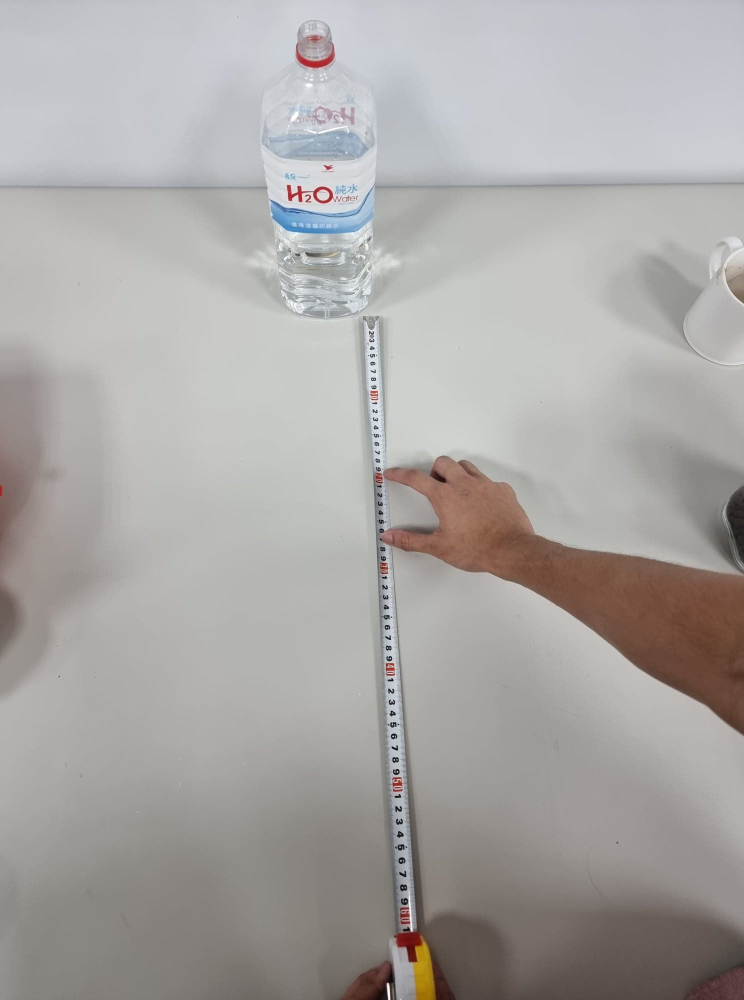
#> input picture infographics/285054392_1068617227060311_2816996676544113445_n.jpg, 1488 x 2000 px, given in place of none.jpg, which was not available (shown at 1/2 size)
$ python Histogram.py
#> lines starting #> are read from the running program, lines starting #| are printed output that depends on the picture; pictures that were not available may be replaced by others from this repository, and a replacement may not be noted
import cv2
import matplotlib.pyplot as plt
import numpy as np


name = "none"

image = cv2.imread("./{}.jpg".format(name))
#> image is the input picture: shape (2000, 1488, 3); mean B, G, R 164.8, 167, 170
image =cv2.resize(image,(400,400))
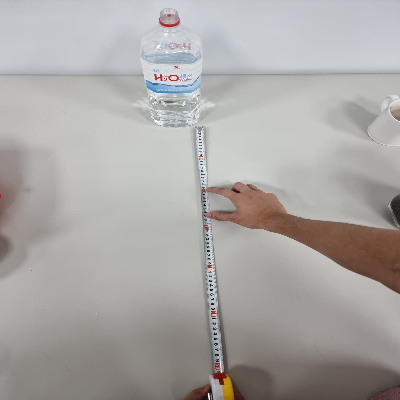
#> image: shape (400, 400, 3); mean B, G, R 164.8, 167, 170
image = cv2.blur(image,(5,5))


copy = image.copy()
histogram = cv2.cvtColor(copy,cv2.COLOR_BGR2HSV)
#> histogram: shape (400, 400, 3); mean H, S, V 42.3, 16.4, 172.2
copy = np.array(histogram)

print(copy.shape)
#| (400, 400, 3)
hue,saturation,value = copy[:,:,0],copy[:,:,1],copy[:,:,2]
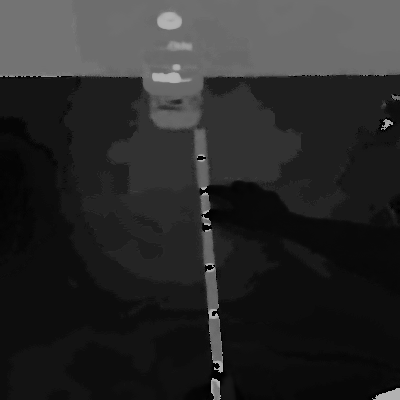
#> hue: shape (400, 400); min 0, max 179, mean 42.3
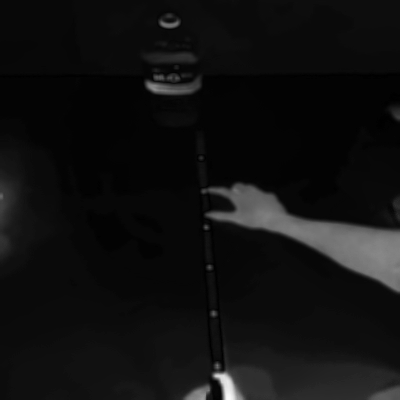
#> saturation: shape (400, 400); min 0, max 250, mean 16.4
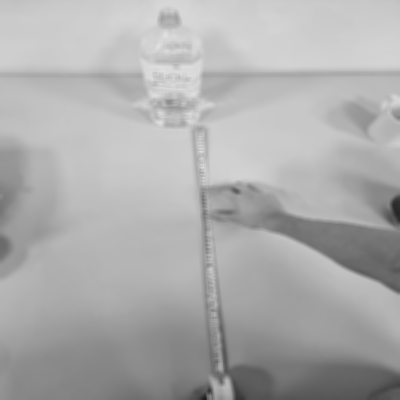
#> value: shape (400, 400); min 27, max 227, mean 172.2

plt.title("{} Hue Histogram".format(name.capitalize()))
plt.hist(hue.ravel(),360,[0,360]); plt.show()
#> after `plt.hist(hue.ravel(), 360, [0, 360])`:
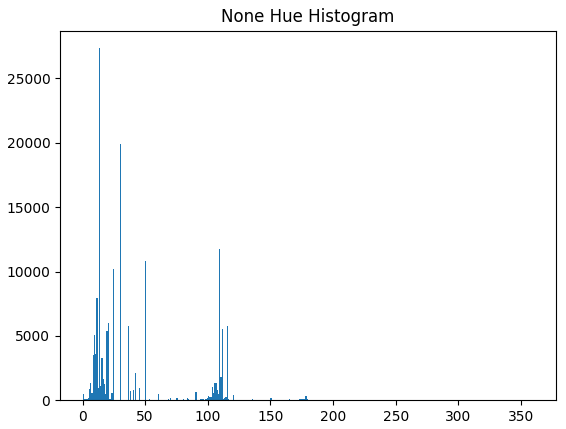
#> figure drawn by matplotlib, 1 panel; tallest bar 27353 high, from x = 13 to 14

cv2.namedWindow('custom window', cv2.WINDOW_KEEPRATIO)
cv2.imshow('custom window', copy)
cv2.resizeWindow('custom window', 600, 600)


cv2.waitKey(0)
